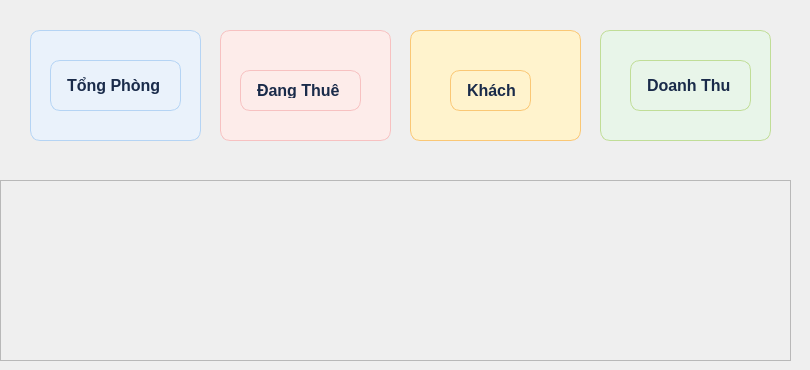
         <widget class="QWidget" name="page">
          <widget class="QWidget" name="verticalLayoutWidget_3">
           <property name="geometry">
            <rect>
             <x>0</x>
             <y>20</y>
             <width>801</width>
             <height>131</height>
            </rect>
           </property>
           <layout class="QVBoxLayout" name="verticalLayout_3">
            <item>
             <widget class="QWidget" name="widget_2" native="true">
              <widget class="QFrame" name="frame">
               <property name="geometry">
                <rect>
                 <x>30</x>
                 <y>10</y>
                 <width>171</width>
                 <height>111</height>
                </rect>
               </property>
               <property name="styleSheet">
                <string notr="true">background-color: #EAF2FB;
  border: 1px solid #B5D4F4;
  border-radius: 10px;</string>
               </property>
               <property name="frameShape">
                <enum>QFrame::StyledPanel</enum>
               </property>
               <property name="frameShadow">
                <enum>QFrame::Raised</enum>
               </property>
               <widget class="QLabel" name="label_4">
                <property name="geometry">
                 <rect>
                  <x>20</x>
                  <y>30</y>
                  <width>131</width>
                  <height>51</height>
                 </rect>
                </property>
                <property name="font">
                 <font>
                  <pointsize>-1</pointsize>
                  <weight>75</weight>
                  <bold>true</bold>
                 </font>
                </property>
                <property name="styleSheet">
                 <string notr="true">color: #1A2B4A;
    font-size: 16px;
    font-weight: bold;
    padding: 12px;</string>
                </property>
                <property name="text">
                 <string>Tổng Phòng</string>
                </property>
               </widget>
              </widget>
              <widget class="QFrame" name="frame_2">
               <property name="geometry">
                <rect>
                 <x>220</x>
                 <y>10</y>
                 <width>171</width>
                 <height>111</height>
                </rect>
               </property>
               <property name="styleSheet">
                <string notr="true">background-color: #FDECEA;
  border: 1px solid #F7C1C1;
  border-radius: 10px;</string>
               </property>
               <property name="frameShape">
                <enum>QFrame::StyledPanel</enum>
               </property>
               <property name="frameShadow">
                <enum>QFrame::Raised</enum>
               </property>
               <widget class="QLabel" name="label_5">
                <property name="geometry">
                 <rect>
                  <x>20</x>
                  <y>40</y>
                  <width>121</width>
                  <height>41</height>
                 </rect>
                </property>
                <property name="font">
                 <font>
                  <pointsize>-1</pointsize>
                  <weight>75</weight>
                  <bold>true</bold>
                 </font>
                </property>
                <property name="styleSheet">
                 <string notr="true">color: #1A2B4A;
    font-size: 16px;
    font-weight: bold;
    padding: 12px;</string>
                </property>
                <property name="text">
                 <string>Đang Thuê</string>
                </property>
               </widget>
              </widget>
              <widget class="QFrame" name="frame_3">
               <property name="geometry">
                <rect>
                 <x>410</x>
                 <y>10</y>
                 <width>171</width>
                 <height>111</height>
                </rect>
               </property>
               <property name="styleSheet">
                <string notr="true"> background-color: #FFF3CD;
  border: 1px solid #FAC775;
  border-radius: 10px;</string>
               </property>
               <property name="frameShape">
                <enum>QFrame::StyledPanel</enum>
               </property>
               <property name="frameShadow">
                <enum>QFrame::Raised</enum>
               </property>
               <widget class="QLabel" name="label_6">
                <property name="geometry">
                 <rect>
                  <x>40</x>
                  <y>40</y>
                  <width>81</width>
                  <height>41</height>
                 </rect>
                </property>
                <property name="font">
                 <font>
                  <pointsize>-1</pointsize>
                  <weight>75</weight>
                  <bold>true</bold>
                 </font>
                </property>
                <property name="styleSheet">
                 <string notr="true">color: #1A2B4A;
    font-size: 16px;
    font-weight: bold;
    padding: 12px;</string>
                </property>
                <property name="text">
                 <string>Khách</string>
                </property>
               </widget>
              </widget>
              <widget class="QFrame" name="frame_4">
               <property name="geometry">
                <rect>
                 <x>600</x>
                 <y>10</y>
                 <width>171</width>
                 <height>111</height>
                </rect>
               </property>
               <property name="styleSheet">
                <string notr="true">background-color: #E8F5E9;
  border: 1px solid #C0DD97;
  border-radius: 10px;</string>
               </property>
               <property name="frameShape">
                <enum>QFrame::StyledPanel</enum>
               </property>
               <property name="frameShadow">
                <enum>QFrame::Raised</enum>
               </property>
               <widget class="QLabel" name="label_7">
                <property name="geometry">
                 <rect>
                  <x>30</x>
                  <y>30</y>
                  <width>121</width>
                  <height>51</height>
                 </rect>
                </property>
                <property name="font">
                 <font>
                  <pointsize>-1</pointsize>
                  <weight>75</weight>
                  <bold>true</bold>
                 </font>
                </property>
                <property name="styleSheet">
                 <string notr="true">color: #1A2B4A;
    font-size: 16px;
    font-weight: bold;
    padding: 12px;</string>
                </property>
                <property name="text">
                 <string>Doanh Thu</string>
                </property>
               </widget>
              </widget>
             </widget>
            </item>
           </layout>
          </widget>
          <widget class="QFrame" name="placeholder">
           <property name="geometry">
            <rect>
             <x>0</x>
             <y>180</y>
             <width>791</width>
             <height>181</height>
            </rect>
           </property>
           <property name="baseSize">
            <size>
             <width>0</width>
             <height>200</height>
            </size>
           </property>
           <property name="frameShape">
            <enum>QFrame::StyledPanel</enum>
           </property>
           <property name="frameShadow">
            <enum>QFrame::Raised</enum>
           </property>
          </widget>
         </widget>
